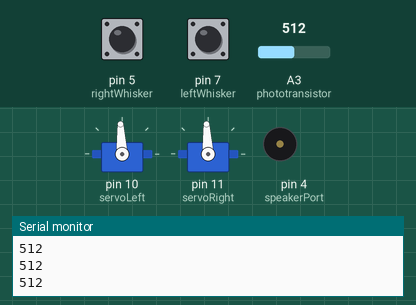
Recording of a sketch running on a simulated Arduino Uno, built with avr-gcc and run on an emulated ATmega328P. Parts: 2 × servo, buzzer (waves = sounding), the last lines printed to the serial monitor. The inputs (shaded band) are chosen by the test bench; at power-on: A3 (phototransistor) = 512, pin 5 (rightWhisker) LOW, pin 7 (leftWhisker) LOW.

Above: at 2.2 s.
2.3 s: A3 (phototransistor) set to 55
3.8 s: A3 (phototransistor) set to 47
At 4.3 s:
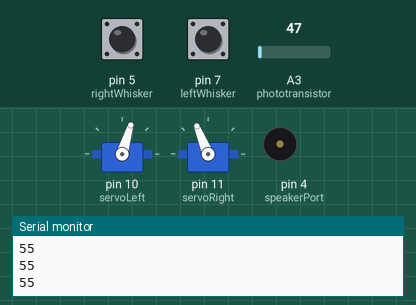
6.8 s: A3 (phototransistor) set to 122
At 8.3 s:
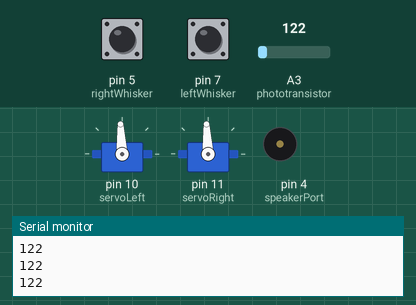
Timing chart, 0 to 9.8 s (numbered marks = the images above; inputs shaded):
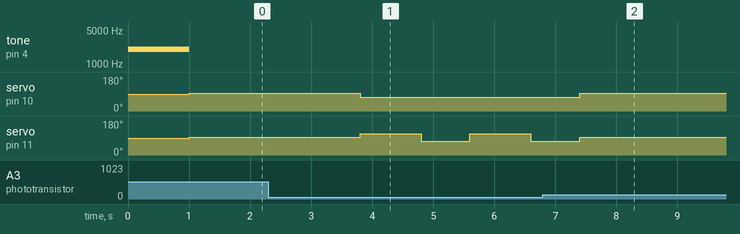

Measured:
- the behaviour switches between 50 and 49 on A3 (phototransistor) (found by bisection; images 0 and 1)
- after the input at 3.8 s, servo on pin 10 (servoLeft): 93° → 73° at once; servo on pin 11 (servoRight): alternates 112° for 1.0 s and 73° for 0.80 s, starting at once
- after the input at 6.8 s, servo on pin 10 (servoLeft): 73° → 93° after 0.60 s

The sketch:

NightimeVacuumV2.ino
```cpp
// Nighttime Vacuume
// Robot drives through an environment and moves differently based on whether
// both, one, or neither of the whiskers are pressed in, WHILE the lights in
// the room are turned off (or low).

/*
 * Remplacer les #define avec des variables et des fonctions
 * Rendre explicite les numéros des prises pour les différents capteurs.
 * Modification par : M. Crowley, 2023-03
 */

// Variables for storing various servomotor speeds
int stopServo = 1500;
int forward = 1700;
int reverse = 1300;

// Variables and functions for storing whisker data to improve code readibility
int leftWhisker = 7;
int rightWhisker = 5;
int rightWhiskerState() {
  return digitalRead(leftWhisker);
}
int leftWhiskerState() {
  return digitalRead(rightWhisker);
}
int pressed = 0;
int released = 1;

// Set speaker pin
int speakerPort = 4;

// Accessing the photoresistor
int phototransistor = A3; // connected to analog pin 3
int phototransistorState() {
  return analogRead(phototransistor);
}

//Servo Include Library and right and left servo definitions
#include <Servo.h>
Servo servoLeft;
Servo servoRight;

void setup()                                 // Built-in setup() initialization function runs once
{
  pinMode(rightWhisker, INPUT);                         // Set right whisker to input pin 7
  pinMode(leftWhisker, INPUT);                         // Set left whisker to input pin 5

  servoLeft.attach(10);                      // Set left servo to pin 10
  servoRight.attach(11);                     // Set right servo to pin 11

  Serial.begin(9600);
  tone(speakerPort, 2000, 1000);             // Play tone for 1 second
  delay(1000);                               // Delay for tone to finish
}

void loop()                                  // Main loop auto-repeats
{
  Serial.println(phototransistorState());           // Prints phototransistor level

  if (phototransistorState() < 50)
  {
    if (leftWhiskerState() == pressed && rightWhiskerState() == pressed)  // If both whiskers are pressed...
    {
      // ...Move Backwards
      servoLeft.writeMicroseconds(reverse);    // Left wheel clockwise
      servoRight.writeMicroseconds(forward);   // Right wheel counterclockwise
      delay(1000);                             // Back up 1 second

      // Turn Left
      servoLeft.writeMicroseconds(reverse);    // Left wheel clockwise
      servoRight.writeMicroseconds(reverse);   // Right wheel clockwise
      delay(800);                              // Turn left about 120 degrees
    }
    else if (leftWhiskerState() == pressed)           // Else, If only left whisker is pressed...
    {
      // ...Move Backwards
      servoLeft.writeMicroseconds(reverse);    // Left wheel clockwise
      servoRight.writeMicroseconds(forward);   // Right wheel counterclockwise
      delay(1000);                             // Back up 1 second

      // Turn Right
      servoLeft.writeMicroseconds(forward);    // Left wheel counterclockwise
      servoRight.writeMicroseconds(forward);   // Right wheel counterclockwise
      delay(400);                              // Maneuver for time ms
    }
    else if (rightWhiskerState() == pressed)          // Else, If only right whisker contact...
    {
      // ...Move Backwards
      servoLeft.writeMicroseconds(reverse);    // Left wheel clockwise
      servoRight.writeMicroseconds(forward);   // Right wheel counterclockwise
      delay(1000);                             // Back up 1 second

      // Turn Left
      servoLeft.writeMicroseconds(reverse);    // Left wheel clockwise
      servoRight.writeMicroseconds(reverse);   // Right wheel clockwise
      delay(400);
    }
    else                                       // Else (no whisker is pressed)...
    {
      // ...Move Forward
      servoLeft.writeMicroseconds(forward);    // Left wheel counterclockwise
      servoRight.writeMicroseconds(reverse);   // Right wheel clockwise
    }
  }
  else
  {
    // Stop Motors
    servoLeft.writeMicroseconds(stopServo);
    servoRight.writeMicroseconds(stopServo);
  }

}
```
